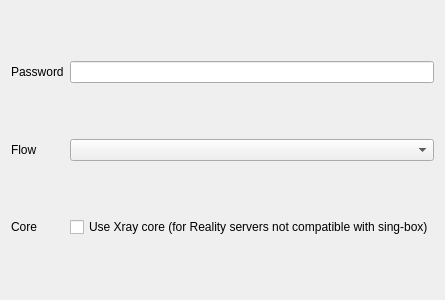
<?xml version="1.0" encoding="UTF-8"?>
<ui version="4.0">
 <class>EditTrojanVLESS</class>
 <widget class="QWidget" name="EditTrojanVLESS">
  <property name="geometry">
   <rect>
    <x>0</x>
    <y>0</y>
    <width>400</width>
    <height>300</height>
   </rect>
  </property>
  <property name="windowTitle">
   <string notr="true"/>
  </property>
  <layout class="QGridLayout" name="gridLayout">
   <item row="0" column="1">
    <widget class="MyLineEdit" name="password"/>
   </item>
   <item row="0" column="0">
    <widget class="QLabel" name="label">
     <property name="text">
      <string>Password</string>
     </property>
    </widget>
   </item>
   <item row="1" column="0">
    <widget class="QLabel" name="flow_l">
     <property name="text">
      <string notr="true">Flow</string>
     </property>
    </widget>
   </item>
   <item row="1" column="1">
    <widget class="QComboBox" name="flow">
     <item>
      <property name="text">
       <string notr="true"/>
      </property>
     </item>
    </widget>
   </item>
   <item row="2" column="0">
    <widget class="QLabel" name="forceExternal_l">
     <property name="text">
      <string>Core</string>
     </property>
    </widget>
   </item>
   <item row="2" column="1">
    <widget class="QCheckBox" name="forceExternal">
     <property name="text">
      <string>Use Xray core (for Reality servers not compatible with sing-box)</string>
     </property>
    </widget>
   </item>
  </layout>
 </widget>
 <customwidgets>
  <customwidget>
   <class>MyLineEdit</class>
   <extends>QLineEdit</extends>
   <header>ui/widget/MyLineEdit.h</header>
  </customwidget>
 </customwidgets>
 <resources/>
 <connections/>
</ui>
